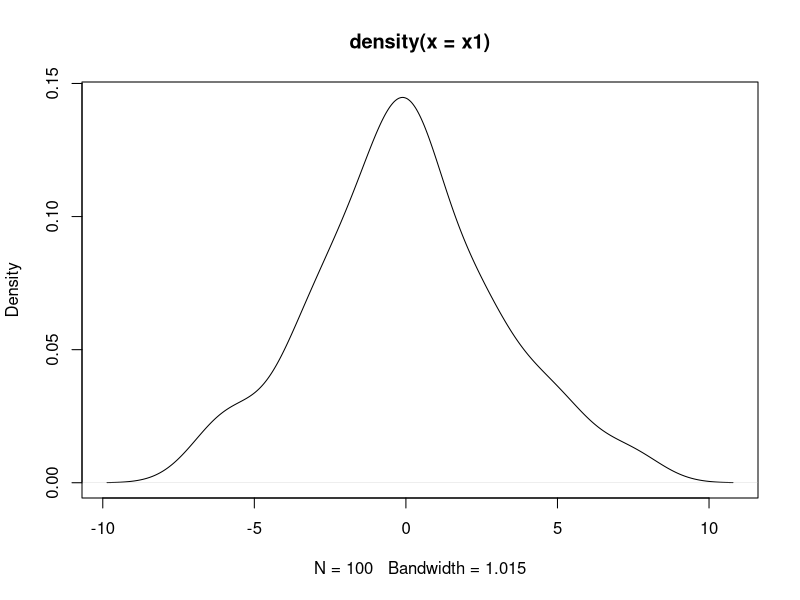
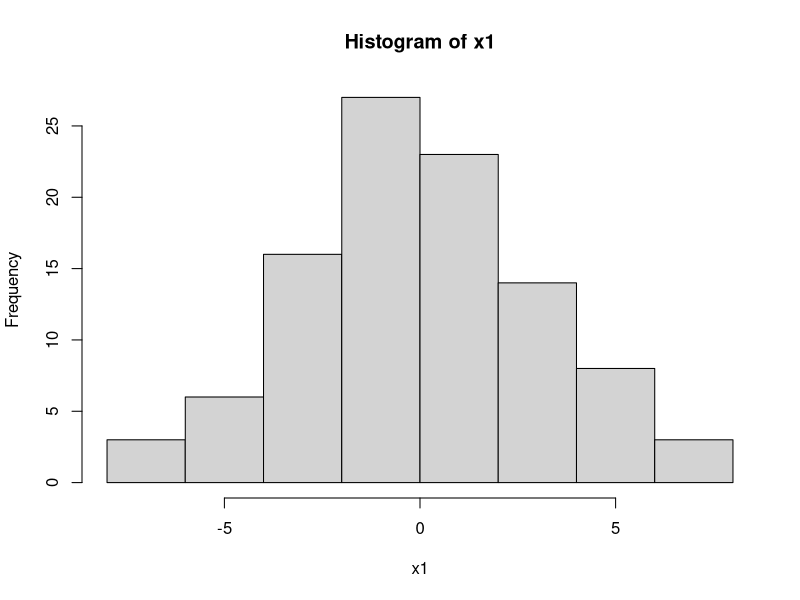
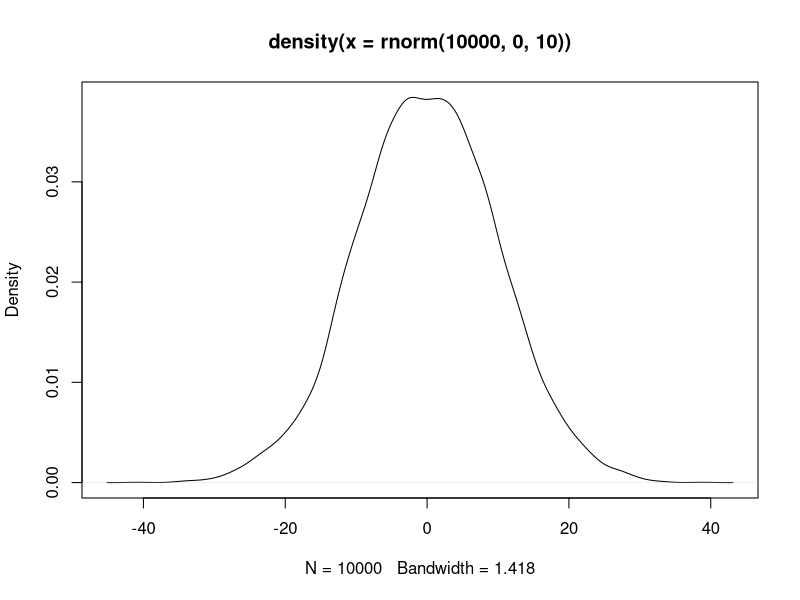

Source code (R) for these figures, in order: (Note: this script raises an error after producing the figures.)
rm(list=ls())
options(digits = 3) #소수점 이하 4째 자리까지만 생성
#각각에 대해 의미와 무엇을 나타내는 건지 안다면 됨

#1. 난수 생성 및 분포 함수(강제 난수 생성)
#난수 발생 시 선제 조건(point to seed) - 동일한 포인트점
set.seed(100) #난수 발생 전 point점을 동일하게 하기 위해 꼭 사전작업 필
#(↑바로 다음에 만드는 거에만 해당)
x1=rnorm(100,mean=0,sd=3) #평균이0, 분산이 10인 150개의 난수 발생(정규분포)
plot(density(x1))
hist(x1)

plot(density(rnorm(10000,0,10)))
mean(x1)
median(x1) #중앙값이 실제 평균보다 왼쪽에 있음(난수 생성 개수가 작기 때문)

quantile(x1,0.5)#알고 싶은 데이터의 %에 해당하는 위치를 알 수 있음
quantile(x1,c(0.25,0.75))

#poisson distribution
dpois(3,1)#람다가 3

#모수적인 방법 vs 비모수적인 방법
#machine learning 이전에는 모수적인 방법 - 사전 가정을 통해 제약을 걸고 그 안에서 계산하고 error를 최소화 하기 위해 함
#machine learning을 통해 비모수적인 방법을 할 수 있게 됨(순수 data간의 방법을 통해 비교)
#supervice learn vs unsupervice learn
#supervice learn(지도학습) -target 값을 알고 있는 상태에서 가중치 찾기
#unsupervice learn(비지도학습) - 순수 x간의 간격 찾기(제약 X)
#요즘은 한 쪽만 채택하는 것이 아닌 두 가지를 융합해서 사용

#군 집합-y값이 없는 상태에서 x값의 중심점을 찾아서 새로운 data가 얼마나 거리가 떨어져 있는 지 
#(가운데에 항상 평균이 필요, 모두 중심점과 연결하는 것)



q1=quantile(1:10,c(1/4,3/4))
str(q1)
q=q1[2]-q1[1]


#최빈값


sample(1:10,5,replace=T,prob=1:10)#prob는 가중치(1은 1, 2는 2...10은 10의 가중치)

ind1=sample(nrow(iris),nrow(iris),replace = F)
A1=iris[ind1,]
n1=nrow(iris)
train=A1[1:(nrow(iris)*0.7),]
test=A1[((nrow(iris)*0.7)+1):nrow(iris),] #== test=A1[-1:(nrow(iris)*0.7),]
#같은 방법
ind2=sample(n1,n1*0.7,replace=F)
train1=iris[ind2,]#이미 70퍼만 sample이므로 행에는 ind2만 가도 됨
test1=iris[-ind2,]
#다른 방법-150개의 데이터가 각각 1번 방, 2번방에 들어감(가중치 영향 받음)
ind3=sample(2,n1,replace=T,prob=c(0.7,0.3))#각 그룹별로 할 것
train2=iris[ind3==1,]
test2=iris[ind3==2,]

#충화 임의추출(strarified random sampling)
#install.packages("sampling")
library(sampling)
x=strata(c("Species"),size=c(3,3,3),method="srswr",data=iris)#srswor:비복원, srswr:복원
getdata(iris,x)#추출한 거에 대해 알 수 있음

#일관적으로 넣을 때
rep(1,3)#1을 3번 반
rep(c(3,7),c(3,2))#각각에 대해서 해당, 3은 3번 7은 2번 반복
rep(c(3,7),times=3)#== rep(c(3,7),3
rep(c(3,7),each=3)
rep(1:10,length.out=5) #앞의 것 부터 순서대로 길이만큼만(반복 가능)
rep(1:10,length.out=15) #길이가 넘으면 다시 처음부터 

A1=iris
A1$Species2=rep(1:2,75)
strata(c("Species","Species2"),size=c(2,2,2,2,2,2),method="srswr",data=A1)
library(doBy)
sampleBy(~Species+Species2,frac=0.3,data=A1)

#계통추출(systematic sampling)
d1=data.frame()
for(i in seq(sample(1:10,1),150,10)){   # 10만큼의 간격으로 150까지
  d2=iris[i,]
  d1= rbind(d1,d2)#data frame구조는 rbind를 사용
} 
d1


#분할표 -->> 교착표를 만드는 기본적인 방법 (최빈수를 만들기 위해 필요)
#data 특징을 살펴야 함(data frame) or c함수를 통해 공간을 만들어서 넣어야 함

xtabs()
margin.table()
prob.table #list구조로 됨

#확률을 알면 기대도수를 알 수 있
#x=np


#독립성검정!!!(chi-square test) (귀무가설 해설이 절대적!)
#chi square을 통해 구간 안에 들어가면 독립, 안 들어가면 독립이 아님
library(MASS)
data(survey)
xt=xtabs(~Sex+Exer, data=survey)
ch1=chisq.test(xt)
#p-value가 채택되면(0.05보다 크면) 독립인 것(성별과 운동량은 독립이다) - 빈도만으로 결과 도출
#sample수가 작으면 안 좋음

#cf.나중에 활용하고 싶으면 항상 변수로 해 놓을 것


#Fisher's exact Test //sample수가 작아도 보정이 가능
xt=xtabs(~W.Hnd+Clap, data=survey)
chisq.test(xt)
fisher.test(xt)#1e-0.4는 0.05보다 작아서 기각되고 --> 독립이 아니

#McNemar Test // 똑같은 대상에 대해 사건 전후의 경향이 어떻게 되는지









  
  
  
  
